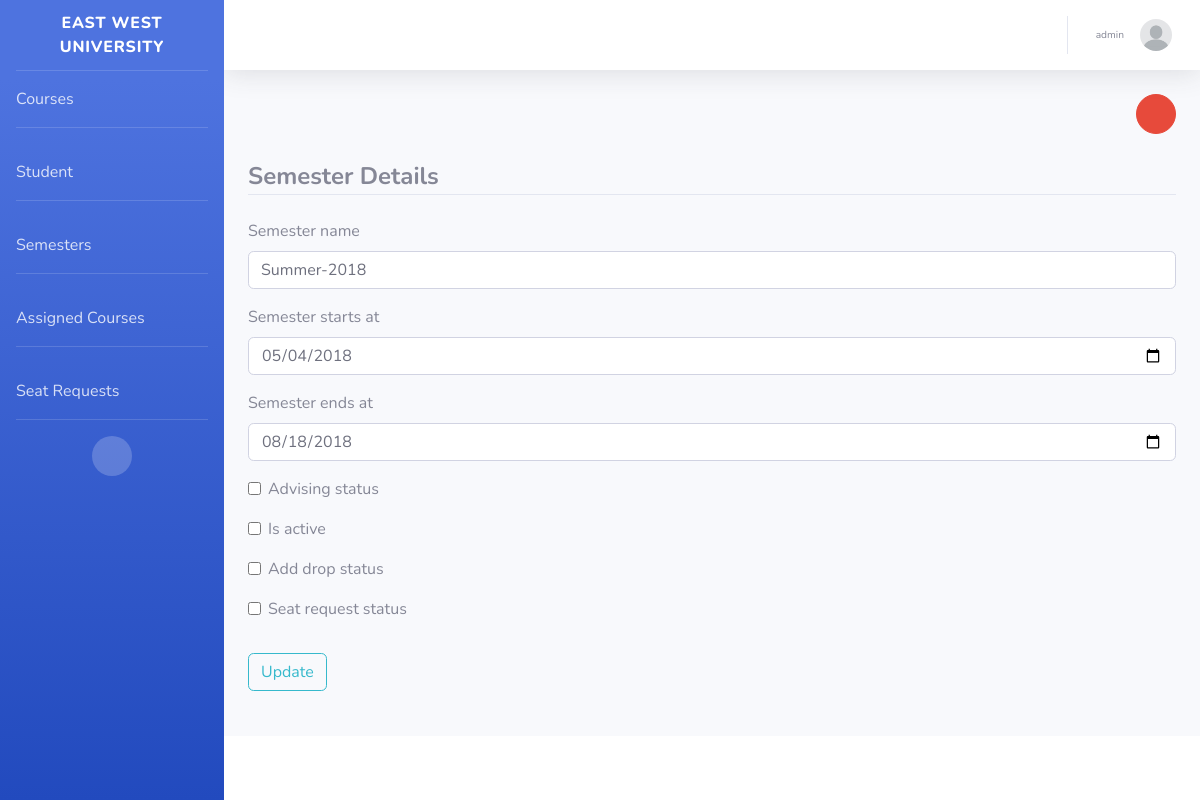
/semester-detail/1 (signed in), run on the app's committed database.
### advising_portal/models.py (models this page shows, shortened)
class Faculty(models.Model):
    GENDERS = (
        (MALE, MALE),
        (FEMALE, FEMALE),
        (OTHER, OTHER)
    )
    faculty_id = models.CharField(max_length=100, primary_key=True)
    name = models.CharField(max_length=30)
    initials = models.CharField(max_length=10)
    profile_picture = models.ImageField(default='default.jpg', upload_to=image_directory_path, storage=image_storage)
    gender = models.CharField(max_length=10, choices=GENDERS, default=MALE)
    date_of_birth = models.DateField(null=True)
    address = models.CharField(max_length=30)
    username = models.OneToOneField(User, on_delete=models.SET_NULL, null=True)
    created_at = models.DateTimeField(default=timezone.now)
    created_by = models.ForeignKey(User, on_delete=models.SET_NULL, null=True, related_name='faculty_creator')
    updated_at = models.DateTimeField(null=True)
    updated_by = models.ForeignKey(User, on_delete=models.SET_NULL, null=True, related_name='faculty_updater')
    history = HistoricalRecords()

class Semester(models.Model):
    semester_id = models.AutoField(primary_key=True)
    semester_name = models.CharField(max_length=50, validators=[RegexValidator(r'(Spring|Summer|Fall)\-[0-9]{4}')])
    semester_starts_at = models.DateField()
    semester_ends_at = models.DateField()
    created_at = models.DateTimeField(default=timezone.now)
    created_by = models.ForeignKey(User, on_delete=models.SET_NULL, null=True, related_name='semester_creator')
    updated_at = models.DateTimeField(null=True)
    updated_by = models.ForeignKey(User, on_delete=models.SET_NULL, null=True, related_name='semester_updater')
    advising_status = models.BooleanField(default=False)
    is_active = models.BooleanField(default=False)
    add_drop_status = models.BooleanField(default=False)
    seat_request_status = models.BooleanField(default=False)
    history = HistoricalRecords()
    class Meta:
        ordering = ['-semester_id']

### users/decorators.py (the view)
        def wrapper_func(request, *args, **kwargs):
            group = None
            if request.user.groups.exists():
                group = request.user.groups.all()[0].name
            if group in allowed_roles:
                return view_func(request, *args, **kwargs)
            else:
                return render(request, 'advising_portal/401.html')

### advising_portal/forms.py
class CreateSemesterForm(forms.ModelForm):
    class Meta:
        model = Semester
        fields = ('semester_name', 'semester_starts_at', 'semester_ends_at', 'advising_status', 'is_active', 'add_drop_status', 'seat_request_status')
        widgets = {
            'semester_starts_at': DateInput(attrs={'type': 'date'}),
            'semester_ends_at': DateInput(attrs={'type': 'date'})
        }
    def __init__(self, *args, **kwargs):
        super(CreateSemesterForm, self).__init__(*args, **kwargs)
        self.fields['advising_status'].required = False
        self.fields['is_active'].required = False
        self.fields['add_drop_status'].required = False

### advising_portal/templatetags/custom_tags.py (called while the page is built)
@register.filter(name='has_group')
def has_group(user, group_name):
    return user.groups.filter(name=group_name).exists()

### advising_portal/views.py (called while the page is built)
@login_required
@allowed_users(allowed_roles=['faculty', 'chairman'])
def semester_detail_view(request, semester_id):
    user_id = request.user.id
    semester_data = Semester.objects.get(
        semester_id=semester_id
    )
    if request.method == 'POST':
        form = CreateSemesterForm(request.POST, instance=semester_data)
        if form.is_valid():
            form.save()
            messages.success(request, 'Semester successfully updated!')
            return redirect('faculty-panel-semester-list')
    else:
        form = CreateSemesterForm(instance=semester_data)
    context = {
        'form': form,
        'room_name': str(user_id),
        'semester_id': semester_id
    }
    return render(request, 'advising_portal/semester_detail.html', context)

### advising_portal/templates/advising_portal/semester_detail.html (shortened to what this page needs)
{% extends "advising_portal/base.html" %}
{% load crispy_forms_tags %}
{% block content %}
    <div class="content-section">
        <div align="right">
            <button class="btn btn-danger btn-circle" type="submit" data-toggle="modal"
                    data-target="#custom-delete-modal-id"><i class="fas fa-trash"></i></button>
        </div>
        <br>
        <form method="POST">
            <fieldset class="form-group">
                <legend class="border-bottom mb-4"><strong>Semester Details</strong></legend>
                {{ form|crispy }}
            </fieldset>
            <div class="form-group">
                <button class="btn btn-outline-info" type="submit">Update</button>
            </div>
        </form>
    </div>
{% endblock content %}

### advising_portal/templates/advising_portal/base.html (shortened to what this page needs)
{% load static %}
{% load custom_tags %}
<!DOCTYPE html>
<html lang="en">
<head>
    <link href="{% static 'advising_portal/requirements/fontawesome-free/css/all.min.css' %}" rel="stylesheet" type="text/css">
    <link href="{% static 'advising_portal/css/basic.min.css' %}" rel="stylesheet">
    <link href="{% static 'advising_portal/css/my_css.css' %}" rel="stylesheet">
</head>
<body id="page-top">
<div id="wrapper">
    <ul class="navbar-nav bg-gradient-primary sidebar sidebar-dark accordion" id="accordionSidebar">
        <a class="sidebar-brand d-flex align-items-center justify-content-center" href="{% url 'student-panel-home' %}">
            <div class="sidebar-brand-text mx-3">East West University</div>
        </a>
        <hr class="sidebar-divider my-0">
        {% if user|has_group:"student" %}
            <li class="nav-item">
                <a class="nav-link" href="{% url 'student-panel-portal' 'recommended' %}">
                    Advising
                </a>
            </li>
            <hr class="sidebar-divider">
            <li class="nav-item">
                <a class="nav-link" href="{% url 'student-panel-advised-courses' %}">
                    Advised Courses
                </a>
            </li>
            <hr class="sidebar-divider">
            <li class="nav-item">
                <a class="nav-link" href="{% url 'student-panel-request-section-list-view' %}">
                    Seat Request
                </a>
            </li>
            <hr class="sidebar-divider">
            <li class="nav-item">
                <a class="nav-link" href="{% url 'student-panel-grade-report' %}">
                    Grade Report
                </a>
            </li>
            <hr class="sidebar-divider d-none d-md-block">
        {% else %}
            <li class="nav-item">
                <a class="nav-link" href="{% url 'faculty-panel-course-list' %}">
                    Courses
                </a>
            </li>
            <hr class="sidebar-divider">
            <li class="nav-item">
                <a class="nav-link" href="{% url 'faculty-panel-student-list' %}">
                    Student
                </a>
            </li>
            <hr class="sidebar-divider">
            <li class="nav-item">
                <a class="nav-link" href="{% url 'faculty-panel-semester-list' %}">
                    Semesters
                </a>
            </li>
            <hr class="sidebar-divider">
            <li class="nav-item">
                <a class="nav-link" href="{% url 'faculty-panel-assigned-sections' %}">
                    Assigned Courses
                </a>
            </li>
            <hr class="sidebar-divider">
            <li class="nav-item">
                <a class="nav-link" href="{% url 'faculty-panel-section-request-list' %}">
                    Seat Requests
                </a>
            </li>
            <hr class="sidebar-divider">
        {% endif %}
        <div class="text-center d-none d-md-inline">
            <button class="rounded-circle border-0" id="sidebarToggle"></button>
        </div>
    </ul>
    <div id="content-wrapper" class="d-flex flex-column">
        <div id="content">
            <nav class="navbar navbar-expand navbar-light bg-white topbar mb-4 static-top shadow">
                <ul class="navbar-nav ml-auto">
                    <li class="nav-item dropdown no-arrow">
                        <a class="nav-link dropdown-toggle" href="#" id="userDropdown" role="button"
                           data-toggle="dropdown" aria-haspopup="true" aria-expanded="false">
                            <span class="mr-2 d-none d-lg-inline text-gray-600 small">
                                    {% if user|has_group:"student" %}
                                        <span class="mr-2 d-none d-lg-inline text-gray-600 small">{{ user.student.name }}</span>
                                    {% else %}
                                        <span class="mr-2 d-none d-lg-inline text-gray-600 small">{{ user.faculty.name }}</span>
                                    {% endif %}
                                </span>
                            {% if user|has_group:"student" %}
                                <img class="img-profile rounded-circle" src="{{ user.student.profile_picture.url }}">
                            {% else %}
                                <img class="img-profile rounded-circle" src="{{ user.faculty.profile_picture.url }}">
                            {% endif %}
                        </a>
                    </li>
                </ul>
            </nav>
            <div class="container-fluid">
                {% block content %}{% endblock %}
            </div>
        </div>
        <footer class="sticky-footer bg-white">
        </footer>
    </div>
</div>
</body>
</html>

### data on the page
Semester: semester_name "Summer-2018", semester_starts_at "05/04/2018", semester_ends_at "08/18/2018"

### other printed values
{{ user.faculty.name }} "admin"
